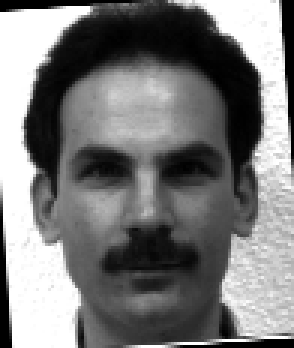
#> input picture Visual_n_Scientific_Comp/jupyter_files/vsc-06/data/test/01.png, 98 x 116 px (shown 3 times larger); its folder holds 4 pictures in this run
$ python eigenfaces-am.py
#> lines starting #> are read from the running program, lines starting #| are printed output that depends on the picture
### Visual_n_Scientific_Comp/jupyter_files/vsc-06/lib.py
# VARIANTS_[STUDENT, SERVER, SOLUTION]

import numpy as np
import matplotlib.pyplot as plt
import pylab
import os

'''
    This package is to be used as a library. Please do not edit.
'''

# [33 lines left out: function plot_singular_values_and_energy, not called in this run]


def visualize_eigenfaces(n: int, pcs: np.ndarray, sv: np.ndarray, dim_x: int, dim_y: int):
    """
    Visualize eigenfaces.

    Arguments:
    n: number of eigenfaces to draw
    pcs: principal component matrix whose rows are the eigenfaces
    sv: singular values vector
    dim_x: x_dimension of the original images
    dim_y: y_dimension of the original images

    Side Effects:
    - Opens plotting window
    """
    fig = pylab.figure(figsize=(15, 8))
    m = int(np.ceil(n / 2))
    n = 2 * m

    for i in range(n):
        fig.add_subplot(2, m, i + 1)
        eface = pcs[i, :].reshape((dim_y, dim_x))
        plt.imshow(eface, cmap="Greys_r")
        plt.title('sigma = %.f' % sv[i])

    plt.show()


# [37 lines left out: function plot_identified_faces, not called in this run]

### Visual_n_Scientific_Comp/jupyter_files/vsc-06/eigenfaces-am.py
import numpy as np
import lib
import matplotlib as mpl
import matplotlib.pyplot as plt
import glob
import matplotlib.image as mpimage

# show plot first run
#%matplotlib inline
# test autocompletion with tab or tab+shift
#%config IPCompleter.greedy=True

####################################################################################################


def load_images(path: str) -> list:
    """
    Load all images in path

    :param path: path of directory containing image files

    :return images: list of images (each image as numpy.ndarray and dtype=float64)
    """
#> called with path = './data/test/*'
    # 1.1 Laden Sie für jedes Bild in dem Ordner das Bild als numpy.array und
    # speichern Sie es in einer "Datenbank" eine Liste.
    # Tipp: Mit glob.glob("data/train/*") bekommen Sie eine Liste mit allen
    # Dateien in dem angegebenen Verzeichnis.
    images = []

    img_list = glob.glob(path)
    print('pre:',img_list)
    print('Linux shows inverted Eigenfaces, if path list is loaded via glob.')
    print('Sorted list gives correct results!')
    img_list = np.sort(img_list)
    #print('pre:',img_list)

    for i in range(len(img_list)):
    #for i in range(len(img_list)-1,-1,-1):
        image = mpl.image.imread(img_list[i])
#> image is the input picture: shape (116, 98) float32; min 0, max 1, mean 0.478
        img_mtx = np.asarray(image, dtype="float64")
        images.append(img_mtx)

    # 1.2 Geben Sie die Liste zurück
    return images


def setup_data_matrix(images: list) -> np.ndarray:
    """
    Create data matrix out of list of 2D data sets.

    :param images: list of 2D images (assumed to be all homogeneous of the same size and type np.ndarray)

    :return D: data matrix that contains the flattened images as rows
    """
    # 2.1 Initalisiere die Datenmatrix mit der richtigen Größe und Typ.
    # Achtung! Welche Dimension hat die Matrix?

    # setup data matrix
    D = np.zeros((len(images), images[0].size), dtype=images[0].dtype)

    # 2.2 Fügen Sie die Bilder als Zeilen in die Matrix ein.
    for i in range(len(images)):
        D[i, :] = images[i].flatten()

    # 2.3 Geben Sie die Matrix zurück
    return D

def calculate_svd(D: np.ndarray) -> (np.ndarray, np.ndarray, np.ndarray):
    """
    Perform SVD analysis for given data matrix.

    :param D: data matrix of size n x m where n is the number of observations and m the number of variables

    :return eigenvec: matrix containing principal components as rows
    :return singular_values: singular values associated with eigenvectors
    :return mean_data: mean that was subtracted from data
    """

    # 3.1 Berechnen Sie den Mittelpukt der Daten
    # Tipp: Dies ist in einer Zeile möglich (np.mean, besitzt ein Argument names axis)
    Dmean = np.mean(D,axis=0)
    D -= Dmean

    # 3.2 Berechnen Sie die Hauptkomponeten sowie die Singulärwerte der ZENTRIERTEN Daten.
    # Dazu können Sie numpy.linalg.svd(..., full_matrices=False) nutzen.
    U, S, VT = np.linalg.svd(D, full_matrices=False)

    # 3.3 Geben Sie die Hauptkomponenten, die Singulärwerte sowie den Mittelpunkt der Daten zurück
    return VT, S, Dmean

# [79 lines left out: functions accumulated_energy, project_faces, identify_faces, not called in this run]

if __name__ == '__main__':

    # 1. Aufgabe: Laden Sie die Trainingsbilder.
    # Implementieren Sie dazu die Funktion load_images.
    images = load_images('./data/test/*')

    # 2. Aufgabe: Konvertieren Sie die Bilder zu Vektoren die Sie alle übereinander speichern,
    # sodass sich eine n x m Matrix ergibt (dabei ist n die Anzahl der Bilder und m die Länge des Bildvektors).
    # Implementieren Sie dazu die Funktion setup_data_matrix.
    data = setup_data_matrix(images)

    # 3. Aufgabe: Finden Sie alle Hauptkomponeten des Datensatztes.
    # Implementieren Sie dazu die Funktion calculate_svd
    pcs, S, Dmean = calculate_svd(data)

    #n: number of eigenfaces to draw
    #pcs: principal component matrix whose rows are the eigenfaces
    #sv: singular values vector
    #dim_x: x_dimension of the original images
    #dim_y: y_dimension of the original images
    lib.visualize_eigenfaces(10, pcs, S, images[0].shape[1],images[0].shape[0])
#> the loop in visualize_eigenfaces, `for i in range(n):` made 5 passes
#> pass 1, in visualize_eigenfaces, `eface = pcs[i, :].reshape((dim_y, dim_x))`:
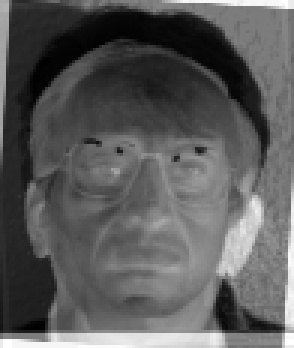
#> eface: shape (116, 98) float64 (shown 3 times larger); min -0.0188, max 0.0198, mean -0.00491; drawn with min black and max white
#> pass 2, in visualize_eigenfaces, `eface = pcs[i, :].reshape((dim_y, dim_x))`:
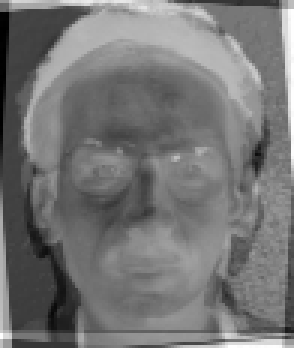
#> eface: shape (116, 98) float64 (shown 3 times larger); min -0.0285, max 0.0322, mean -0.000539; drawn with min black and max white
#> pass 3, in visualize_eigenfaces, `eface = pcs[i, :].reshape((dim_y, dim_x))`:
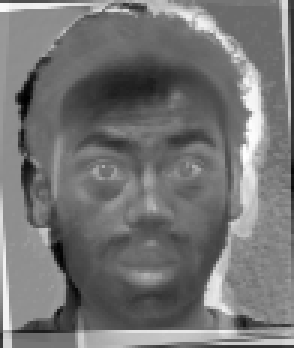
#> eface: shape (116, 98) float64 (shown 3 times larger); min -0.0232, max 0.0325, mean 0.00223; drawn with min black and max white
#> (the run stopped early here; a loop or call above may not have finished)
